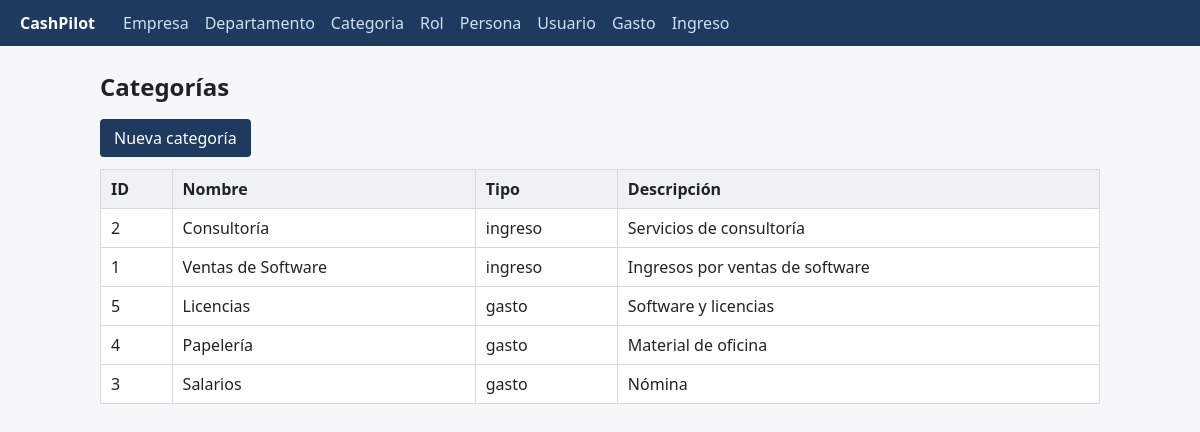
Screenshot of /categoria with the database file from the repository.
### tables this page shows
CREATE TABLE categoria (
    id_categoria     INT          NOT NULL AUTO_INCREMENT,
    id_empresa       INT          NOT NULL,
    nombre_categoria VARCHAR(60)  NOT NULL,
    tipo_categoria   ENUM('ingreso','gasto') NOT NULL,
    descripcion      VARCHAR(255) NULL,
    PRIMARY KEY (id_categoria),
    UNIQUE KEY uq_categoria_nombre  (id_empresa, tipo_categoria, nombre_categoria),
    UNIQUE KEY uq_categoria_empresa (id_categoria, id_empresa),
    CONSTRAINT fk_categoria_empresa FOREIGN KEY (id_empresa) REFERENCES empresa (id_empresa)
);

### app/controllers/categoriaController.php (called while the page is built, shortened)
<?php
require_once __DIR__ . "/../models/categoria.php";
class CategoriaController
{
    public function index()
    {
        try {
            $categoriaModel = new Categoria();
            $categorias = $categoriaModel->getAllByEmpresa(ID_EMPRESA_ACTUAL);
            require __DIR__ . "/../views/categoria/index.php";
        } catch (PDOException $e) {
            mostrarError("las categorías", $e);
        }
    }
}

### config/helpers.php (called while the page is built, shortened)
<?php
function e($valor)
{
    return htmlspecialchars((string) ($valor ?? ''), ENT_QUOTES, 'UTF-8');
}
function url($ruta = '')
{
    return BASE_PATH . $ruta;
}

### config/Database.php (called while the page is built, shortened)
<?php
class Database
{
    private $host;
    private $port;
    private $nombredb;
    private $user;
    private $password;
    public function __construct()
    {
        $env = parse_ini_file(__DIR__ . "/../.env");
        $this->host     = $env['DB_HOST'];
        $this->port     = $env['DB_PORT'];
        $this->nombredb = $env['DB_NAME'];
        $this->user     = $env['DB_USER'];
        $this->password = $env['DB_PASSWORD'];
    }
    public function connect()
    {
        $dsn = "mysql:host={$this->host};port={$this->port};dbname={$this->nombredb};charset=utf8mb4";
        $this->connection = new PDO($dsn, $this->user, $this->password);
        $this->connection->setAttribute(PDO::ATTR_ERRMODE, PDO::ERRMODE_EXCEPTION);
        return $this->connection;
    }
}

### app/models/categoria.php (called while the page is built, shortened)
<?php
require_once __DIR__ . "/../../config/Database.php";
class Categoria
{
    private $connection;
    public function __construct()
    {
        $database = new Database();
        $this->connection = $database->connect();
    }
    public function getAllByEmpresa($id_empresa)
    {
        $sql = "SELECT id_categoria, nombre_categoria, tipo_categoria, descripcion
                FROM categoria
                WHERE id_empresa = :id_empresa
                ORDER BY tipo_categoria, nombre_categoria";
        $consulta = $this->connection->prepare($sql);
        $consulta->bindValue(":id_empresa", $id_empresa, PDO::PARAM_INT);
        $consulta->execute();
        return $consulta->fetchAll(PDO::FETCH_ASSOC);
    }
}

### app/views/categoria/index.php (the view)
<h1>Categorías</h1>
<p class="acciones"><a class="boton" href="<?= url('/categoria/crear') ?>">Nueva categoría</a></p>
<?php if (!empty($categorias)) : ?>
    <table>
        <tr><th>ID</th><th>Nombre</th><th>Tipo</th><th>Descripción</th></tr>
        <?php foreach ($categorias as $categoria) : ?>
            <tr>
                <td><?= e($categoria['id_categoria']) ?></td>
                <td><?= e($categoria['nombre_categoria']) ?></td>
                <td><?= e($categoria['tipo_categoria']) ?></td>
                <td><?= e($categoria['descripcion']) ?></td>
            </tr>
        <?php endforeach; ?>
    </table>
<?php else : ?>
    <p>No hay categorías para mostrar.</p>
<?php endif; ?>

### public/estilos.css (style rules this page uses)
body { font-family: system-ui, Arial, sans-serif; margin: 0; color: #222; background: #f6f7f9; }
h1 { font-size: 1.5rem; }
table { border-collapse: collapse; width: 100%; background: #fff; }
th, td { border: 1px solid #d5d9e0; padding: 8px 10px; text-align: left; }
th { background: #eef1f5; }
.acciones { margin: 12px 0; }
.boton { display: inline-block; background: #1f3a5f; color: #fff; padding: 8px 14px; border: 0; border-radius: 4px; text-decoration: none; cursor: pointer; font-size: 1rem; }

### rows the page displays
categoria: id_categoria "2", nombre_categoria "Consultoría", tipo_categoria "ingreso", descripcion "Servicios de consultoría"
categoria: id_categoria "1", nombre_categoria "Ventas de Software", tipo_categoria "ingreso", descripcion "Ingresos por ventas de software"
categoria: id_categoria "5", nombre_categoria "Licencias", tipo_categoria "gasto", descripcion "Software y licencias"
categoria: id_categoria "4", nombre_categoria "Papelería", tipo_categoria "gasto", descripcion "Material de oficina"
categoria: id_categoria "3", nombre_categoria "Salarios", tipo_categoria "gasto", descripcion "Nómina"

### other values shown
$nombre "Empresa"
$nombre "Departamento"
$nombre "Categoria"
$nombre "Rol"
$nombre "Persona"
$nombre "Usuario"
$nombre "Gasto"
$nombre "Ingreso"
